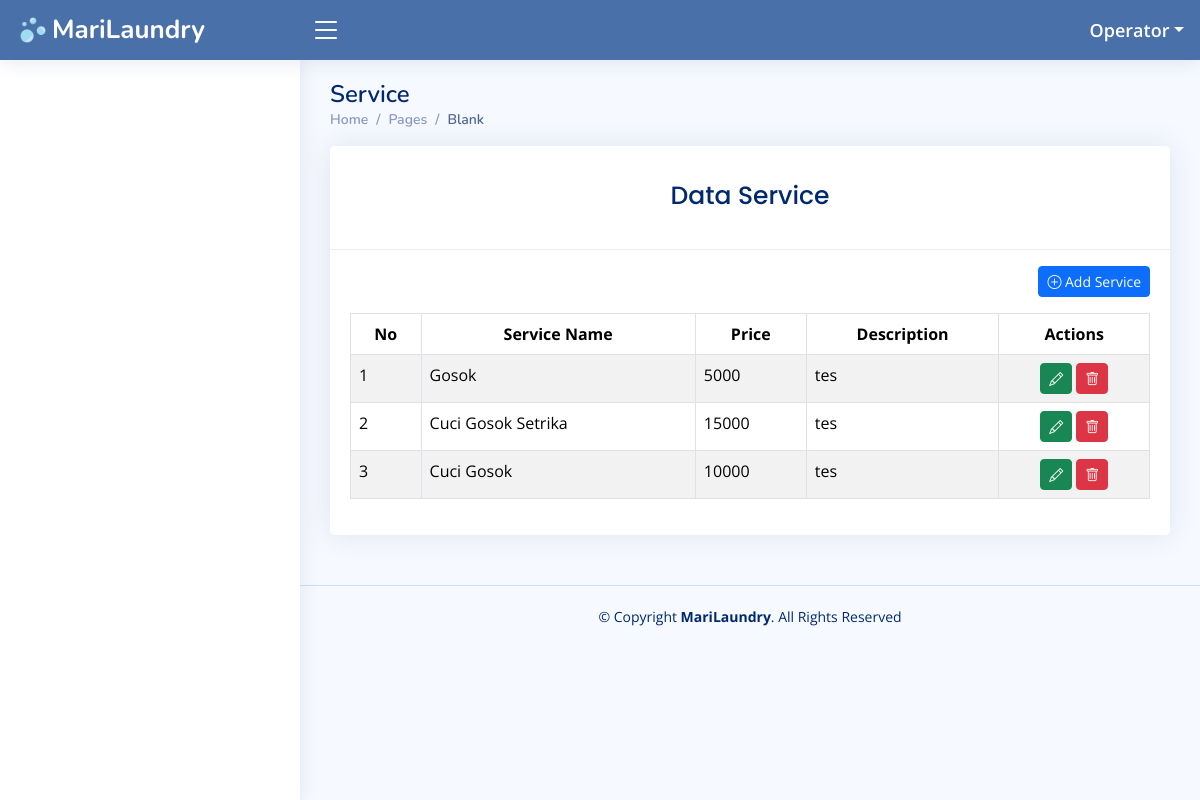
The page /home.php?page=service (signed in) on the database as committed earlier.
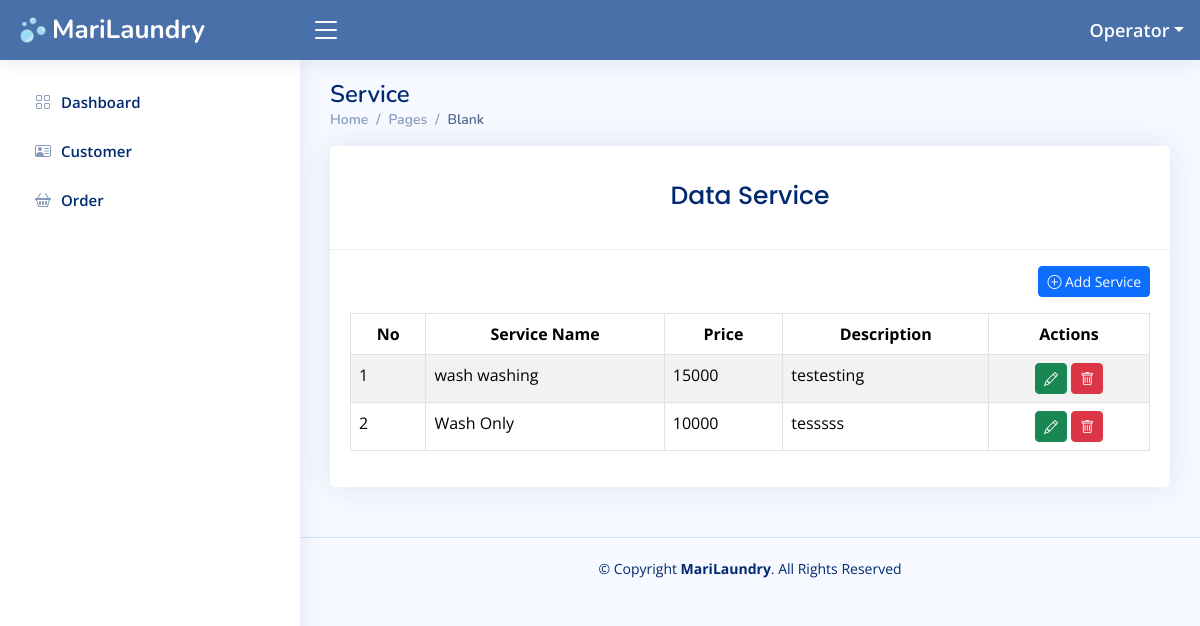
The same page on the database as committed later.
### tables this page shows
CREATE TABLE `services` (
  `id` int(11) NOT NULL,
  `name` varchar(50) NOT NULL,
  `price` int(11) NOT NULL,
  `description` text NOT NULL,
  `created_at` timestamp NOT NULL DEFAULT current_timestamp(),
  `updated_at` timestamp NULL DEFAULT NULL ON UPDATE current_timestamp()
);

CREATE TABLE `level_menus` (
  `id` int(11) NOT NULL,
  `id_level` int(11) NOT NULL,
  `id_menu` int(11) NOT NULL,
  `create_at` timestamp NOT NULL DEFAULT current_timestamp(),
  `update_at` timestamp NULL DEFAULT NULL ON UPDATE current_timestamp()
);

CREATE TABLE `menus` (
  `id` int(11) NOT NULL,
  `name` varchar(30) NOT NULL,
  `icon` varchar(30) NOT NULL,
  `link` varchar(30) NOT NULL,
  `order` int(11) NOT NULL,
  `create_at` timestamp NOT NULL DEFAULT current_timestamp(),
  `update_at` timestamp NULL DEFAULT NULL ON UPDATE current_timestamp()
);

### pages/service.php (the view, shortened to what this page needs)
<?php
$query = mysqli_query($config, "SELECT * From services s ORDER BY s.id DESC");
$service = mysqli_fetch_all($query, MYSQLI_ASSOC);
?>
<div class="pagetitle">
    <h1>Service</h1>
    <nav>
        <ol class="breadcrumb">
            <li class="breadcrumb-item"><a href="?page=dashboard">Home</a></li>
            <li class="breadcrumb-item">Pages</li>
            <li class="breadcrumb-item active">Blank</li>
        </ol>
    </nav>
</div>
<div class="row">
    <div class="col-sm-12">
        <div class="card">
            <div class="card-header">
                <h3 class="card-title">
                    Data Service
                </h3>
            </div>
            <div class="card-body">
                <div align="right">
                    <a href="?page=tambah-service" class="btn btn-primary btn-sm mb-3 mt-3">
                        <i class="bi bi-plus-circle"></i> Add Service
                    </a>
                </div>
                <table class="table table-bordered table-striped">
                    <thead>
                        <tr align="center">
                            <th>No</th>
                            <th>Service Name</th>
                            <th>Price</th>
                            <th>Description</th>
                            <th>Actions</th>
                        </tr>
                    </thead>
                    <tbody>
                        <?php
                        foreach ($service as $key => $value) {
                        ?>
                            <tr>
                                <td><?php echo $key += 1 ?></td>
                                <td><?php echo $value['name'] ?></td>
                                <td><?php echo $value['price'] ?></td>
                                <td><?php echo $value['description'] ?></td>
                                <td align="center">
                                    <a class="btn btn-success btn-sm" href="?page=tambah-service&edit=<?php echo $value['id'] ?>">
                                        <i class="bi bi-pencil"></i>
                                    </a>
                                    <a class="btn btn-danger btn-sm" onclick="return confirm('Apakah anda yakin akan menghapus data ini?')"
                                        href="?page=service&delete=<?php echo $value['id'] ?>">
                                        <i class="bi bi-trash"></i>
                                    </a>
                                </td>
                            </tr>
                        <?php
                        }
                        ?>
                    </tbody>
                </table>
            </div>
        </div>
    </div>
</div>

### home.php (shortened to what this page needs)
<?php
include "config/config.php";
?>
<!DOCTYPE html>
<html lang="en">
<head>
    <link href="assets/vendor/bootstrap/css/bootstrap.min.css" rel="stylesheet">
    <link href="assets/vendor/bootstrap-icons/bootstrap-icons.css" rel="stylesheet">
    <link href="assets/vendor/boxicons/css/boxicons.min.css" rel="stylesheet">
    <link href="assets/vendor/quill/quill.snow.css" rel="stylesheet">
    <link href="assets/vendor/quill/quill.bubble.css" rel="stylesheet">
    <link href="assets/vendor/remixicon/remixicon.css" rel="stylesheet">
    <link href="assets/vendor/simple-datatables/style.css" rel="stylesheet">
    <link href="assets/css/style.css" rel="stylesheet">
</head>
<body>
    <?php include "inc/header.php" ?>
    <?php include "inc/sidebar.php" ?>
    <main id="main" class="main">
        <?php
        if (isset($_GET['page'])) {
            if (file_exists('pages/' . $_GET['page'] . '.php')) {
                include 'pages/' . $_GET['page'] . '.php';
            } else {
                include 'pages/notfound.php';
            }
        } else {
            include 'pages/dashboard.php';
        }
        ?>
    </main>
    <footer id="footer" class="footer d-print-none">
        <div class="copyright">
            &copy; Copyright <strong><span>MariLaundry</span></strong>. All Rights Reserved
        </div>
    </footer>
</body>
</html>

### inc/header.php (shortened to what this page needs)
<header id="header" class="header fixed-top d-flex align-items-center d-print-none">
    <div class="d-flex align-items-center justify-content-between">
        <a href="?page=dashboard" class="logo d-flex align-items-center">
            <img src="assets/img/logo/bubbles.png" alt="">
            <span class="d-none d-lg-block">MariLaundry</span>
        </a>
        <i class="bi bi-list toggle-sidebar-btn"></i>
    </div>
    <nav class="header-nav ms-auto">
        <ul class="d-flex align-items-center">
            <li class="nav-item dropdown pe-3">
                <a class="nav-link nav-profile d-flex align-items-center pe-0" href="#" data-bs-toggle="dropdown">
                    <span class="d-none d-md-block dropdown-toggle ps-2"><?php echo $_SESSION['NAME'] ?? "" ?></span>
                </a>
            </li>
        </ul>
    </nav>
</header>

### inc/sidebar.php
<?php
    $id_level = $_SESSION['ID_LEVEL'] ?? '';
    $queryLevelMenu = mysqli_query($config, "SELECT * FROM menus JOIN level_menus ON menus.id = level_menus.id_menu WHERE id_level = '$id_level' ORDER BY menus.`order`");
    $rowLevelMenus = mysqli_fetch_all($queryLevelMenu, MYSQLI_ASSOC);
?>
<aside id="sidebar" class="sidebar">
    <ul class="sidebar-nav" id="sidebar-nav">
        <?php foreach ($rowLevelMenus as $rowLevelMenu): ?>
        <li class="nav-item">
            <a class="nav-link collapsed" href="?page=<?= $rowLevelMenu['link'] ?>">
                <i class="<?= $rowLevelMenu['icon'] ?>"></i>
                <span><?= $rowLevelMenu['name'] ?></span>
            </a>
        </li>
        <?php endforeach ?>
    </ul>
</aside>

### assets/css/style.css (style rules this page uses)
:root { scroll-behavior: smooth; }
body { font-family: "Open Sans", sans-serif; background: #f6f9ff; color: #444444; }
a { color: #4154f1; text-decoration: none; }
h1, h2, h3, h4, h5, h6 { font-family: "Nunito", sans-serif; }
#main { margin-top: 60px; padding: 20px 30px; transition: all 0.3s; }
.pagetitle { margin-bottom: 10px; }
.pagetitle h1 { font-size: 24px; margin-bottom: 0; font-weight: 600; color: #012970; }
.card { margin-bottom: 30px; border: none; border-radius: 5px; box-shadow: 0px 0 30px rgba(1, 41, 112, 0.1); }
.card-header, .card-footer { border-color: #ebeef4; background-color: #fff; color: #798eb3; padding: 15px; }
.card-title { padding: 20px 0 15px 0; font-size: 25px; font-weight: 500; color: #012970; font-family: "Poppins", sans-serif; text-align: center; }
.card-body { padding: 0 20px 20px 20px; }
.breadcrumb { font-size: 14px; font-family: "Nunito", sans-serif; color: #899bbd; font-weight: 600; }
.breadcrumb a { color: #899bbd; transition: 0.3s; }
.breadcrumb .breadcrumb-item::before { color: #899bbd; }
.breadcrumb .active { color: #51678f; font-weight: 600; }
.logo { line-height: 1; }
@media (min-width: 1200px) { .logo { width: 280px; } }
.logo img { max-height: 26px; margin-right: 6px; }
.logo span { font-size: 26px; font-weight: 700; color: #ffffff; font-family: "Nunito", sans-serif; }
.header { transition: all 0.5s; z-index: 997; height: 60px; box-shadow: 0px 2px 20px rgba(1, 41, 112, 0.1); background-color: #4A70A9; padding-left: 20px; }
.header .toggle-sidebar-btn { font-size: 32px; padding-left: 10px; cursor: pointer; color: #ffffff; }
.header-nav ul { list-style: none; }
.header-nav > ul { margin: 0; padding: 0; }
.header-nav .nav-profile { color: #ffffff; }
.header-nav .nav-profile span { font-size: 18px; font-weight: 600; }
.sidebar { position: fixed; top: 60px; left: 0; bottom: 0; width: 300px; z-index: 996; transition: all 0.3s; padding: 20px; overflow-y: auto; scrollbar-width: thin; scrollbar-color: #aab7cf transparent; box-shadow: 0px 0px 20px rgba(1, 41, 112, 0.1); background-color: #fff; }
@media (min-width: 1200px) { #main, #footer { margin-left: 300px; } }
.sidebar-nav { padding: 0; margin: 0; list-style: none; }
.sidebar-nav li { padding: 0; margin: 0; list-style: none; }
.sidebar-nav .nav-item { margin-bottom: 5px; }
.sidebar-nav .nav-link { display: flex; align-items: center; font-size: 15px; font-weight: 600; color: #4154f1; transition: 0.3; background: #f6f9ff; padding: 10px 15px; border-radius: 4px; }
.sidebar-nav .nav-link i { font-size: 16px; margin-right: 10px; color: #4154f1; }
.sidebar-nav .nav-link.collapsed { color: #012970; background: #fff; }
.sidebar-nav .nav-link.collapsed i { color: #899bbd; }
.footer { padding: 20px 0; font-size: 14px; transition: all 0.3s; border-top: 1px solid #cddfff; }
.footer .copyright { text-align: center; color: #012970; }

Rows that differ between the two databases and show on the page:
removed services: key "1", name "Gosok", price "5000", description "tes"
removed services: key "2", name "Cuci Gosok Setrika", price "15000", description "tes"
removed services: key "3", name "Cuci Gosok", price "10000", description "tes"
added level_menus: id_menu.name "Dashboard"
added level_menus: id_menu.name "Customer"
added level_menus: id_menu.name "Order"
added services: key "1", name "wash washing", price "15000", description "testesting"
added services: key "2", name "Wash Only", price "10000", description "tesssss"
